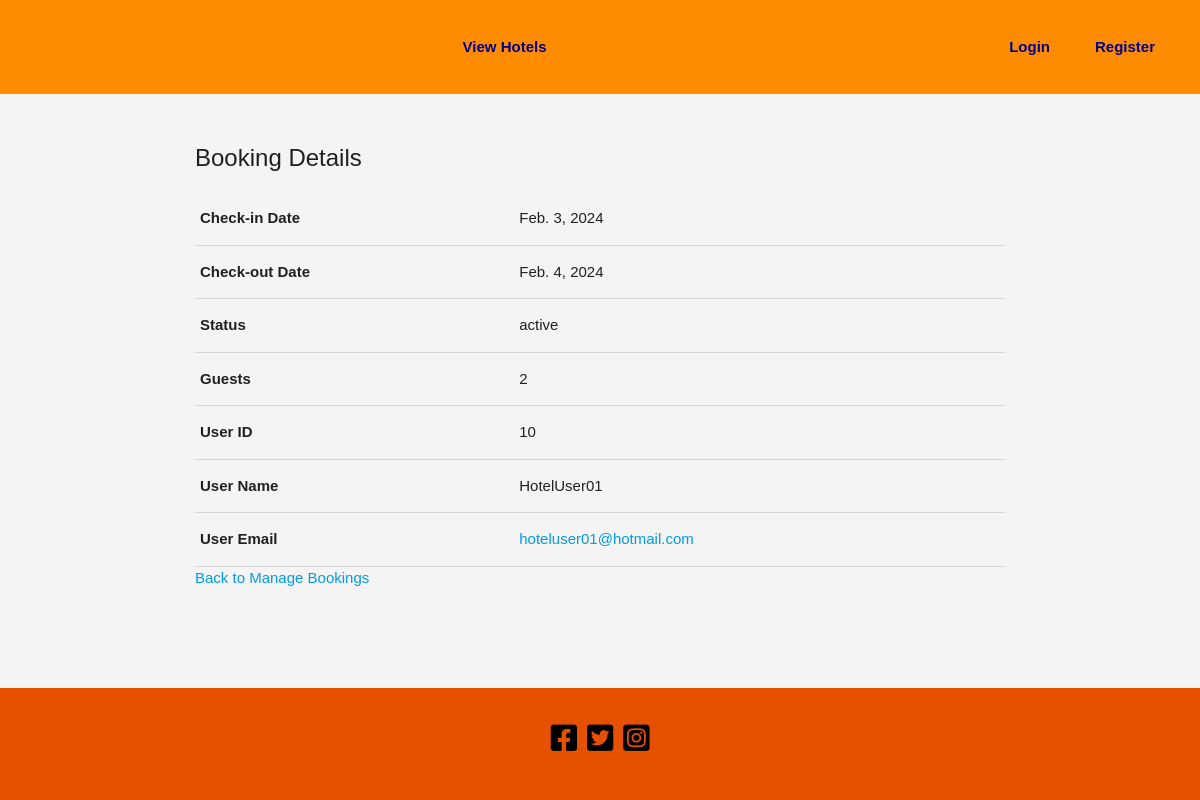
The page /hotel-manager/view-booking-details/1/ on the database as committed earlier.
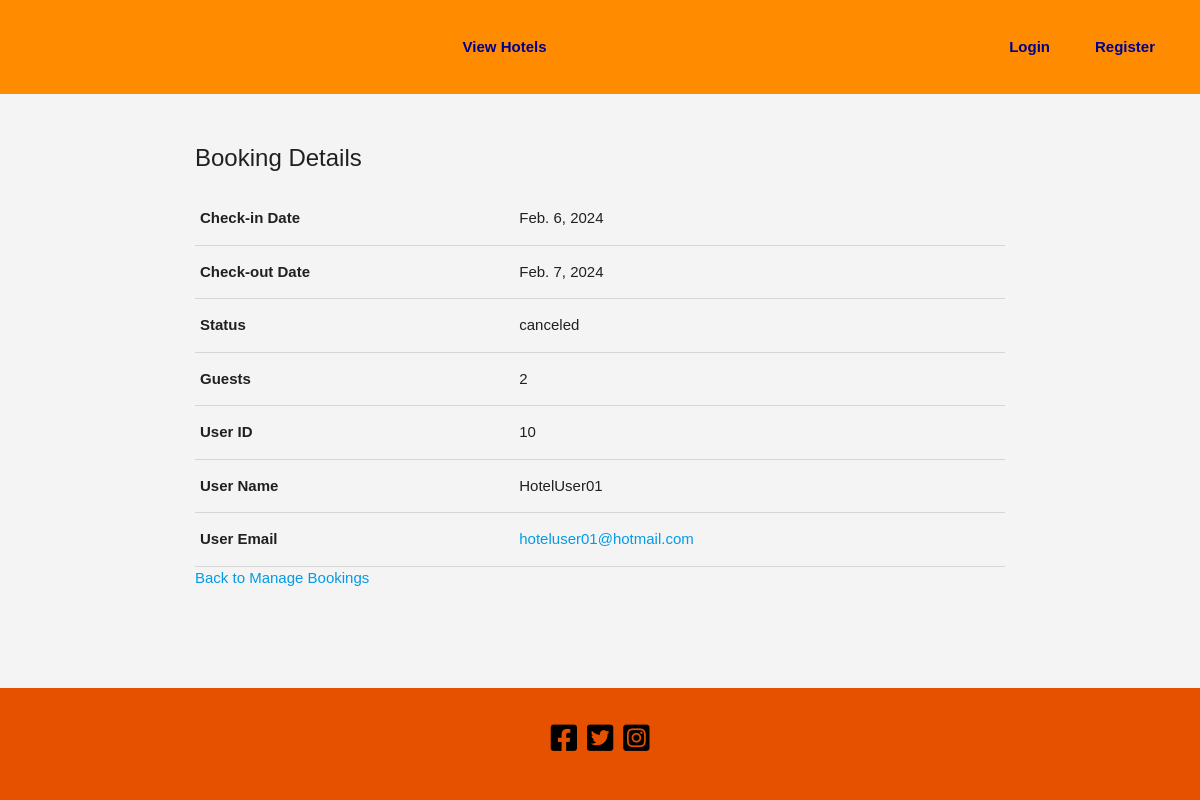
The same page on the database as committed later.
### hotel_your_choice/models.py (models this page shows, shortened)
class Booking(models.Model):
    STATUS_ACTIVE = "active"
    STATUS_CANCELED = "canceled"
    STATUS_RESCHEDULED = "rescheduled"
    STATUS_CHOICES = [
        (STATUS_ACTIVE, "Booking Active"),
        (STATUS_CANCELED, "Booking Canceled"),
        (STATUS_RESCHEDULED, "Booking Rescheduled"),
    ]
    user = models.ForeignKey(get_user_model(), on_delete=models.CASCADE)
    hotel = models.ForeignKey(Hotel, on_delete=models.CASCADE)
    check_in_date = models.DateField()
    check_out_date = models.DateField()
    guests = models.PositiveIntegerField()
    issued_date = models.DateField(auto_now_add=True)
    rating = models.PositiveIntegerField(null=True, blank=True)
    status = models.CharField(
        max_length=20, choices=STATUS_CHOICES, default=STATUS_ACTIVE
    )
    canceled_by = models.ForeignKey(
        get_user_model(),
        on_delete=models.SET_NULL,
        null=True,
        blank=True,
        related_name="canceled_bookings",
    )
    original_booking = models.ForeignKey(
        "self", null=True, blank=True, on_delete=models.SET_NULL
    )

class CustomUser(AbstractUser):
    is_hotel_manager = models.BooleanField(default=False)
    is_client_user = models.BooleanField(default=False)
    is_administrator = models.BooleanField(default=True)
    groups = models.ManyToManyField(
        Group, related_name="customuser_groups", db_table="custom_user_groups"
    )
    user_permissions = models.ManyToManyField(
        Permission,
        related_name="customuser_permissions",
        db_table="custom_user_user_permissions",
    )
    profile_picture = models.ImageField(
        upload_to="profile_pics/", null=True, blank=True
    )
    reset_token = models.CharField(max_length=255, null=True, blank=True)
    contact_number = models.CharField(max_length=15, blank=True, null=True)
    roles = models.ManyToManyField("Role")  # Reference Role using string
    class Meta:
        db_table = "custom_user"

### hotel_your_choice/views.py (the view)
def view_booking_details(request, booking_id):
    selected_booking = get_object_or_404(Booking, id=booking_id)
    return render(
        request,
        "hotel_your_choice/hotel_manager/view_booking_details.html",
        {"selected_booking": selected_booking},
    )

### hotel_your_choice/templates/hotel_your_choice/hotel_manager/view_booking_details.html
{% extends 'base_generic.html' %}
{% block content %}
<h2>Booking Details</h2>
<table>
    <tr>
        <th>Check-in Date</th>
        <td>{{ selected_booking.check_in_date }}</td>
    </tr>
    <tr>
        <th>Check-out Date</th>
        <td>{{ selected_booking.check_out_date }}</td>
    </tr>
    <tr>
        <th>Status</th>
        <td>{{ selected_booking.status }}</td>
    </tr>
    <tr>
        <th>Guests</th>
        <td>{{ selected_booking.guests }}</td>
    </tr>
    <tr>
        <th>User ID</th>
        <td>{{ selected_booking.user.id }}</td>
    </tr>
    <tr>
        <th>User Name</th>
        <td>{{ selected_booking.user.username }}</td>
    </tr>
    <tr>
        <th>User Email</th>
        <td><a href="mailto:{{ selected_booking.user.email }}">{{ selected_booking.user.email }}</a></td>
    </tr>
</table>
<a href="{% url 'hotel_your_choice:manage_bookings' %}">Back to Manage Bookings</a>
{% endblock %}

Rows that differ between the two databases and show on the page:
changed Booking "HotelUser01": check_in_date "Feb. 3, 2024" → "Feb. 6, 2024"; check_out_date "Feb. 4, 2024" → "Feb. 7, 2024"; status "active" → "canceled"
